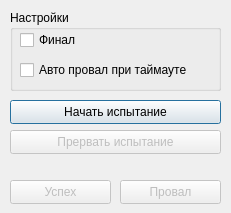
<?xml version="1.0" encoding="UTF-8"?>
<ui version="4.0">
 <class>ActiveChallenge</class>
 <widget class="QDialog" name="ActiveChallenge">
  <property name="geometry">
   <rect>
    <x>0</x>
    <y>0</y>
    <width>231</width>
    <height>213</height>
   </rect>
  </property>
  <property name="windowTitle">
   <string>Испытание</string>
  </property>
  <widget class="QGroupBox" name="groupBox">
   <property name="geometry">
    <rect>
     <x>10</x>
     <y>10</y>
     <width>211</width>
     <height>81</height>
    </rect>
   </property>
   <property name="title">
    <string>Настройки</string>
   </property>
   <widget class="QCheckBox" name="cb_final">
    <property name="geometry">
     <rect>
      <x>10</x>
      <y>20</y>
      <width>151</width>
      <height>20</height>
     </rect>
    </property>
    <property name="text">
     <string>Финал</string>
    </property>
   </widget>
   <widget class="QCheckBox" name="cb_timeout">
    <property name="geometry">
     <rect>
      <x>10</x>
      <y>50</y>
      <width>171</width>
      <height>20</height>
     </rect>
    </property>
    <property name="text">
     <string>Авто провал при таймауте</string>
    </property>
   </widget>
  </widget>
  <widget class="QPushButton" name="btn_start">
   <property name="geometry">
    <rect>
     <x>10</x>
     <y>100</y>
     <width>211</width>
     <height>24</height>
    </rect>
   </property>
   <property name="text">
    <string>Начать испытание</string>
   </property>
  </widget>
  <widget class="QPushButton" name="btn_success">
   <property name="enabled">
    <bool>false</bool>
   </property>
   <property name="geometry">
    <rect>
     <x>10</x>
     <y>180</y>
     <width>101</width>
     <height>24</height>
    </rect>
   </property>
   <property name="text">
    <string>Успех</string>
   </property>
  </widget>
  <widget class="QPushButton" name="btn_fail">
   <property name="enabled">
    <bool>false</bool>
   </property>
   <property name="geometry">
    <rect>
     <x>120</x>
     <y>180</y>
     <width>101</width>
     <height>24</height>
    </rect>
   </property>
   <property name="text">
    <string>Провал</string>
   </property>
  </widget>
  <widget class="QPushButton" name="btn_stop">
   <property name="enabled">
    <bool>false</bool>
   </property>
   <property name="geometry">
    <rect>
     <x>10</x>
     <y>130</y>
     <width>211</width>
     <height>24</height>
    </rect>
   </property>
   <property name="text">
    <string>Прервать испытание</string>
   </property>
  </widget>
 </widget>
 <resources/>
 <connections/>
</ui>
